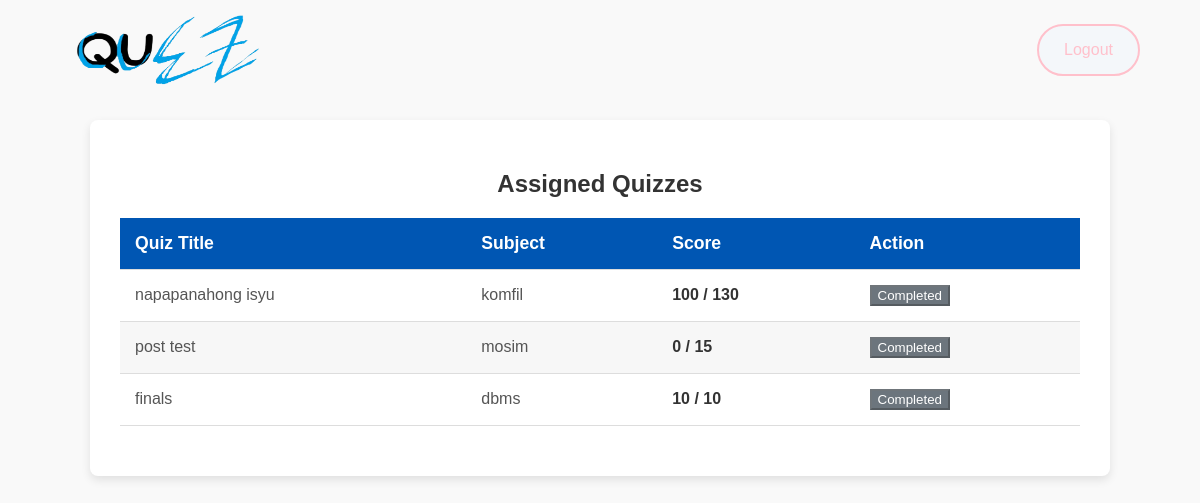
The page /ooplfinals/view/studentdashboard.php?id=1 (signed in) on the database its author committed.
### tables this page shows
CREATE TABLE `quiz` (
  `quiz_id` int(11) NOT NULL,
  `quiz_title` varchar(255) NOT NULL,
  `subject` varchar(255) NOT NULL,
  `user_id` int(11) NOT NULL
);

### ooplfinals/classes/student.php (called while the page is built, shortened)
<?php
class Student{
    private $db;
    function __construct(){
        $this->db = $GLOBALS['connection'];
    }
    function getAssignedQuizzes($student_id){
        $query = "
            SELECT q.quiz_id, q.quiz_title, q.subject
            FROM quiz q
            JOIN quiz_students qs ON q.quiz_id = qs.quiz_id
            WHERE qs.student_id = ?
        ";
        $stmt = $this->db->prepare($query);
        $stmt->bind_param("i", $student_id);
        $stmt->execute();
        $result = $stmt->get_result();
        $assigned_quizzes = $result->fetch_all(MYSQLI_ASSOC);
        return $assigned_quizzes;
    }
}
$sobj = new Student();
?>

### ooplfinals/classes/quizresults.php (called while the page is built, shortened)
<?php
class QuizResults{
    private $db;
    function __construct()
    {
        $this->db = $GLOBALS['connection'];
    }
    function getQuizResults($student_id){
        $query = "SELECT quiz_id, score FROM quiz_results WHERE student_id = ?";
        $stmt2 = $this->db->prepare($query);
        $stmt2->bind_param("i", $student_id);
        $stmt2->execute();
        $score_result = $stmt2->get_result();
        $scores = $score_result->fetch_all(MYSQLI_ASSOC);
        return $scores;
    }
}
$qrobj = new QuizResults();
?>

### ooplfinals/view/studentdashboard.php (the view, shortened to what this page needs)
<?php
include('../partials/header.php');
include('../classes/student.php');
include('../classes/quizresults.php');
$student_id = $_GET['id'];
$assigned_quizzes = $sobj->getAssignedQuizzes($student_id);
$scores = $qrobj->getQuizResults($student_id);
$quiz_scores = [];
foreach ($scores as $score_row) {
    $quiz_scores[$score_row['quiz_id']] = $score_row['score'];
}
?>
<!DOCTYPE html>
<html lang="en">
<head>
    <link rel="stylesheet" href="../css/studentdb.css">
</head>
<body>
<div class="container">
    <?php if ($assigned_quizzes): ?>
        <h2>Assigned Quizzes</h2>
        <table>
            <thead>
                <tr>
                    <th>Quiz Title</th>
                    <th>Subject</th>
                    <th>Score</th>
                    <th>Action</th>
                </tr>
            </thead>
            <tbody>
                <?php foreach ($assigned_quizzes as $quiz):
                    $total_points_query = "SELECT SUM(qpoints) AS total_points FROM questions WHERE quiz_id = ?";
                    $stmt3 = $connection->prepare($total_points_query);
                    $stmt3->bind_param("i", $quiz['quiz_id']);
                    $stmt3->execute();
                    $result3 = $stmt3->get_result();
                    $total_points = $result3->fetch_assoc()['total_points'];
                ?>
                    <tr>
                        <td><?= htmlspecialchars($quiz['quiz_title']) ?></td>
                        <td><?= htmlspecialchars($quiz['subject']) ?></td>
                        <td>
                            <?php
                                if (isset($quiz_scores[$quiz['quiz_id']])) {
                                    $score = $quiz_scores[$quiz['quiz_id']];
                                    echo "<span class='quiz-score'>$score / $total_points</span>";
                                } else {
                                    echo "<span class='score-text'>Not Taken</span>";
                                }
                            ?>
                        </td>
                        <td>
                            <?php if (!isset($quiz_scores[$quiz['quiz_id']])): ?>
                                <a href="takequiz.php?id=<?= $student_id ?>&quizid=<?= $quiz['quiz_id'] ?>&quiztitle=<?= urlencode($quiz['quiz_title']) ?>" class="action-btn">Take Quiz</a>
                            <?php else: ?>
                                <button class="completed-btn" disabled>Completed</button>
                            <?php endif; ?>
                        </td>
                    </tr>
                <?php endforeach; ?>
            </tbody>
        </table>
    <?php else: ?>
        <p class="no-quizzes">No quizzes assigned yet.</p>
    <?php endif; ?>
</div>
</body>
</html>

### ooplfinals/partials/header.php (shortened to what this page needs)
<div class="header">
    <img src="../resources/quez-removebg-preview.png" class="icon" alt="Icon">
    <a href="/ooplfinals" class="logout">Logout</a>
</div>

### ooplfinals/css/studentdb.css (style rules this page uses)
body { font-family: 'Arial', sans-serif; background-color: #f9f9f9; margin: 0; padding: 0; }
.container { width: 80%; margin: 20px auto; background-color: #fff; padding: 30px; border-radius: 8px; box-shadow: 0 4px 10px rgba(0, 0, 0, 0.1); }
h2 { color: #333; text-align: center; margin-bottom: 20px; }
table { width: 100%; border-collapse: collapse; margin-bottom: 20px; }
th, td { padding: 15px; text-align: left; border-bottom: 1px solid #ddd; }
th { background-color: #0056b3; color: white; font-size: 1.1em; }
tr:nth-child(even) { background-color: #f7f7f7; }
td { font-size: 1em; color: #555; }
.completed-btn { background-color: #6c757d; color: white; cursor: not-allowed; }
.quiz-score { font-weight: bold; color: #333; }

### ooplfinals/partials/header.php (style rules this page uses)
.header { display: flex; justify-content: space-between; }
.icon { margin-left: 60px; height: 100px; width: 210px; }
.logout { display: flex; align-self: center; background-color: #f4f7fa; padding: 15px 25px; border-radius: 50px; border: 2px solid pink; color: pink; text-decoration: none; margin-right: 60px; }

### rows shown on the page
quiz: quiz_title "napapanahong isyu", subject "komfil", quiz_id "100", total_points "130", shows "Completed"
quiz: quiz_title "post test", subject "mosim", quiz_id "0", total_points "15", shows "Completed"
quiz: quiz_title "finals", subject "dbms", quiz_id "10", total_points "10", shows "Completed"
